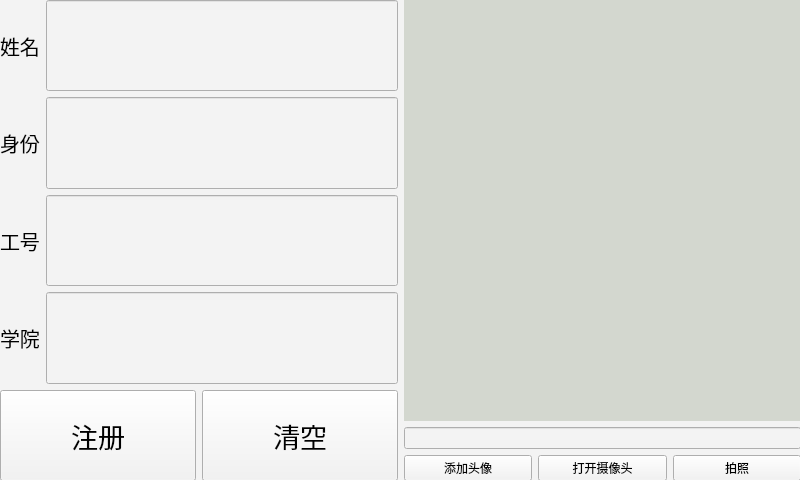
<?xml version="1.0" encoding="UTF-8"?>
<ui version="4.0">
 <class>Register</class>
 <widget class="QWidget" name="Register">
  <property name="enabled">
   <bool>true</bool>
  </property>
  <property name="geometry">
   <rect>
    <x>0</x>
    <y>0</y>
    <width>800</width>
    <height>480</height>
   </rect>
  </property>
  <property name="windowTitle">
   <string>Form</string>
  </property>
  <property name="styleSheet">
   <string notr="true">background-color: rgb(243, 243, 243);</string>
  </property>
  <widget class="QWidget" name="">
   <property name="geometry">
    <rect>
     <x>0</x>
     <y>0</y>
     <width>801</width>
     <height>481</height>
    </rect>
   </property>
   <layout class="QHBoxLayout" name="horizontalLayout_3">
    <item>
     <layout class="QVBoxLayout" name="verticalLayout">
      <item>
       <layout class="QHBoxLayout" name="horizontalLayout">
        <item>
         <widget class="QLabel" name="Lb_Name">
          <property name="font">
           <font>
            <pointsize>15</pointsize>
           </font>
          </property>
          <property name="text">
           <string>姓名</string>
          </property>
         </widget>
        </item>
        <item>
         <widget class="QLineEdit" name="Le_Name">
          <property name="sizePolicy">
           <sizepolicy hsizetype="Expanding" vsizetype="Expanding">
            <horstretch>0</horstretch>
            <verstretch>0</verstretch>
           </sizepolicy>
          </property>
          <property name="font">
           <font>
            <pointsize>15</pointsize>
           </font>
          </property>
          <property name="text">
           <string/>
          </property>
         </widget>
        </item>
       </layout>
      </item>
      <item>
       <layout class="QHBoxLayout" name="horizontalLayout_5">
        <item>
         <widget class="QLabel" name="Lb_Identity">
          <property name="font">
           <font>
            <pointsize>15</pointsize>
           </font>
          </property>
          <property name="text">
           <string>身份</string>
          </property>
         </widget>
        </item>
        <item>
         <widget class="QLineEdit" name="Le_Identity">
          <property name="sizePolicy">
           <sizepolicy hsizetype="Expanding" vsizetype="Expanding">
            <horstretch>0</horstretch>
            <verstretch>0</verstretch>
           </sizepolicy>
          </property>
          <property name="font">
           <font>
            <pointsize>18</pointsize>
           </font>
          </property>
          <property name="text">
           <string/>
          </property>
         </widget>
        </item>
       </layout>
      </item>
      <item>
       <layout class="QHBoxLayout" name="horizontalLayout_6">
        <item>
         <widget class="QLabel" name="Lb_WorkId">
          <property name="font">
           <font>
            <pointsize>15</pointsize>
           </font>
          </property>
          <property name="text">
           <string>工号</string>
          </property>
         </widget>
        </item>
        <item>
         <widget class="QLineEdit" name="Le_WorkID">
          <property name="sizePolicy">
           <sizepolicy hsizetype="Expanding" vsizetype="Expanding">
            <horstretch>0</horstretch>
            <verstretch>0</verstretch>
           </sizepolicy>
          </property>
          <property name="font">
           <font>
            <pointsize>15</pointsize>
           </font>
          </property>
         </widget>
        </item>
       </layout>
      </item>
      <item>
       <layout class="QHBoxLayout" name="horizontalLayout_2">
        <item>
         <widget class="QLabel" name="Lb_Dept">
          <property name="font">
           <font>
            <pointsize>15</pointsize>
           </font>
          </property>
          <property name="text">
           <string>学院</string>
          </property>
         </widget>
        </item>
        <item>
         <widget class="QLineEdit" name="Le_Dept">
          <property name="sizePolicy">
           <sizepolicy hsizetype="Expanding" vsizetype="Expanding">
            <horstretch>0</horstretch>
            <verstretch>0</verstretch>
           </sizepolicy>
          </property>
          <property name="font">
           <font>
            <pointsize>15</pointsize>
           </font>
          </property>
          <property name="text">
           <string/>
          </property>
         </widget>
        </item>
       </layout>
      </item>
      <item>
       <layout class="QHBoxLayout" name="horizontalLayout_10">
        <item>
         <widget class="QPushButton" name="Btn_Register">
          <property name="sizePolicy">
           <sizepolicy hsizetype="Minimum" vsizetype="Expanding">
            <horstretch>0</horstretch>
            <verstretch>0</verstretch>
           </sizepolicy>
          </property>
          <property name="font">
           <font>
            <pointsize>20</pointsize>
           </font>
          </property>
          <property name="contextMenuPolicy">
           <enum>Qt::DefaultContextMenu</enum>
          </property>
          <property name="text">
           <string>注册</string>
          </property>
         </widget>
        </item>
        <item>
         <widget class="QPushButton" name="Btn_Clear">
          <property name="sizePolicy">
           <sizepolicy hsizetype="Minimum" vsizetype="Expanding">
            <horstretch>0</horstretch>
            <verstretch>0</verstretch>
           </sizepolicy>
          </property>
          <property name="font">
           <font>
            <pointsize>20</pointsize>
           </font>
          </property>
          <property name="contextMenuPolicy">
           <enum>Qt::DefaultContextMenu</enum>
          </property>
          <property name="text">
           <string>清空</string>
          </property>
         </widget>
        </item>
       </layout>
      </item>
      <item>
       <layout class="QHBoxLayout" name="horizontalLayout_8"/>
      </item>
     </layout>
    </item>
    <item>
     <layout class="QVBoxLayout" name="verticalLayout_2">
      <item>
       <widget class="QLabel" name="Lb_Img">
        <property name="sizePolicy">
         <sizepolicy hsizetype="Preferred" vsizetype="Expanding">
          <horstretch>0</horstretch>
          <verstretch>0</verstretch>
         </sizepolicy>
        </property>
        <property name="styleSheet">
         <string notr="true">background-color: rgb(211, 215, 207);</string>
        </property>
        <property name="text">
         <string/>
        </property>
       </widget>
      </item>
      <item>
       <widget class="QLineEdit" name="Le_Path">
        <property name="text">
         <string/>
        </property>
       </widget>
      </item>
      <item>
       <layout class="QHBoxLayout" name="horizontalLayout_7">
        <item>
         <widget class="QPushButton" name="Btn_AddImg">
          <property name="sizePolicy">
           <sizepolicy hsizetype="Minimum" vsizetype="Fixed">
            <horstretch>0</horstretch>
            <verstretch>0</verstretch>
           </sizepolicy>
          </property>
          <property name="text">
           <string>添加头像</string>
          </property>
         </widget>
        </item>
        <item>
         <widget class="QPushButton" name="Btn_Cap">
          <property name="sizePolicy">
           <sizepolicy hsizetype="Minimum" vsizetype="Fixed">
            <horstretch>0</horstretch>
            <verstretch>0</verstretch>
           </sizepolicy>
          </property>
          <property name="text">
           <string>打开摄像头</string>
          </property>
         </widget>
        </item>
        <item>
         <widget class="QPushButton" name="Btn_Shot">
          <property name="sizePolicy">
           <sizepolicy hsizetype="Minimum" vsizetype="Fixed">
            <horstretch>0</horstretch>
            <verstretch>0</verstretch>
           </sizepolicy>
          </property>
          <property name="text">
           <string>拍照</string>
          </property>
         </widget>
        </item>
       </layout>
      </item>
     </layout>
    </item>
   </layout>
  </widget>
 </widget>
 <resources/>
 <connections/>
</ui>
